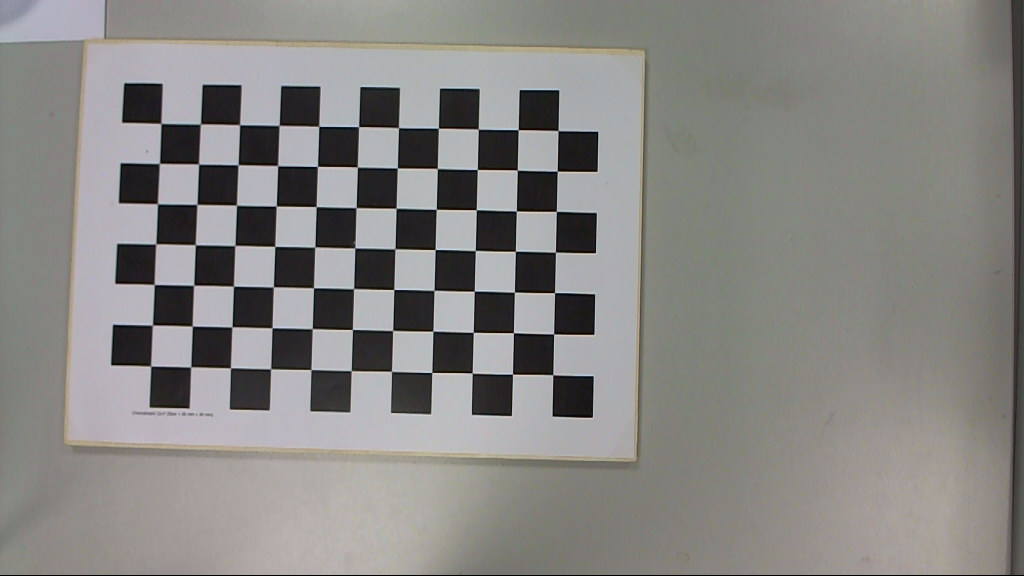
#> input picture data/4/1.jpg, 4096 x 2304 px (shown at 1/4 size); its folder holds 3 pictures in this run
$ python main.py
#> lines starting #> are read from the running program, lines starting #| are printed output that depends on the picture
### src/utils.py
import cv2
import os
import glob
import numpy as np
import geomhelper


DATA_FOLDER_NAME = 'data'
POINTS_FOLDER_NAME = 'points'
RESULTS_FOLDER_NAME = 'results'

CURRENT_FILE = os.path.realpath(__file__)
SRC_FOLDER = os.path.dirname(CURRENT_FILE)
ROOT_FOLDER = os.path.dirname(SRC_FOLDER)

DATA_FOLDER = os.path.join(ROOT_FOLDER, DATA_FOLDER_NAME)
POINTS_FOLDER = os.path.join(ROOT_FOLDER, POINTS_FOLDER_NAME)
RESULTS_FOLDER = os.path.join(ROOT_FOLDER, RESULTS_FOLDER_NAME)

IMG_FILE_EXTENSION = '.JPG'
PTS_FILE_EXTENSION = '.pts.npy'


color1 = (0, 0, 255)
color2 = (55, 160, 255)
color3 = (70, 225, 255)
color4 = (0, 255, 0)
color5 = (255, 0, 0)
color6 = (225, 70, 255)
color7 = (160, 255, 55)
COLOR = [color1, color2, color3, color4, color5, color6, color7]

criteria = (cv2.TERM_CRITERIA_EPS + cv2.TERM_CRITERIA_MAX_ITER, 30, 0.001)

global points


def get_save_address(COLLECTION_NUM, IMAGE_NUM, DO_COLOR, SMOOTHING):
    collection_result_folder = os.path.join(RESULTS_FOLDER, str(COLLECTION_NUM))
    if not os.path.exists(collection_result_folder):
        os.makedirs(collection_result_folder)

    name = "%d-color:%s-smoothing:%s%s" % (IMAGE_NUM, str(DO_COLOR), str(SMOOTHING), IMG_FILE_EXTENSION)

    return os.path.join(collection_result_folder, name)


# [98 lines left out: functions loadPLY, refine_vertices, pointsToCorner, cornerToPoints, not called in this run]


def refinePoints(gray, points):
    if len(points) == 0:
        return points

    corner = pointsToCorner(points)
    cv2.cornerSubPix(gray, corner, (11,11), (-1,-1), criteria)
    points = cornerToPoints(corner)

    return points

def getPoints(img, COLLECTION_NUM, IMAGE_NUM, M, N):
    global points

    imgO = img
    gray = cv2.cvtColor(imgO, cv2.COLOR_BGR2GRAY)

    PTS_COLLECTION_PATH = os.path.join(POINTS_FOLDER, str(COLLECTION_NUM))

    # create directory if not exists
    if not os.path.exists(PTS_COLLECTION_PATH):
        os.makedirs(PTS_COLLECTION_PATH)
    pts_file_name = os.path.join(PTS_COLLECTION_PATH, str(IMAGE_NUM) + PTS_FILE_EXTENSION)
    files = glob.glob(pts_file_name)

    WINDOW_NAME = "get points"
    points = []

    def draw_points(imgO, radius=4, thickness=2):
        global points

        imgD = np.copy(imgO)
        i = 0
        for point in points:
            cv2.circle(imgD, (int(point[0]), int(point[1])), radius, COLOR[int((i/M) % len(COLOR))], thickness)
            i += 1
        return imgD

    # [12 lines left out: function onMouse, not called in this run]

    def GUI():
        global points

        done = False
        while(True):
            points = refinePoints(gray, points)
            imgD = draw_points(imgO)
            cv2.imshow(WINDOW_NAME, imgD)
            cv2.setMouseCallback(WINDOW_NAME, onMouse)
            pressedChar = cv2.waitKey(0)
            if pressedChar == 27:
                # pressed ESC
                break
            elif pressedChar == 13:
                # pressed ENTER
                done = True
                break
            elif pressedChar == 117:
                # pressed U
                if len(points) > 0:
                    points.pop()

            else:
                print('Press one of these:')
                print('\tESC:\t\t to exit')
                print('\tENTER:\t\t to proceed')
                print('\tU:\t\t to remove poins')
        return done

    if len(files) == 1:
        # if file exists load from it
        pts = np.load(files[0])
        points = pts.tolist()

    # show the gui and let the user edit the points
    done = GUI()
    if done:
        # save points
        pts = np.array(points)
        np.save(pts_file_name, pts)

    cv2.destroyWindow(WINDOW_NAME)
    return done, points


def getCollectionPhotos(collectionNum, scale_down_factor=1):
#> called with collectionNum = 4, scale_down_factor = 5
    COLLECTION_PATH = os.path.join(DATA_FOLDER, str(collectionNum))
    print(COLLECTION_PATH)
    wildcard = os.path.join(COLLECTION_PATH, '*' + IMG_FILE_EXTENSION)
    files = glob.glob(wildcard)
    imgs = []

    for f in files:
        cimg = cv2.imread(f)
#> cimg is the input picture: shape (2304, 4096, 3); mean B, G, R 131.5, 134.1, 135.5
        h, w, _ = cimg.shape
#> h = 2304; w = 4096
        cimg = cv2.resize(cimg, (int(w/scale_down_factor), int(h/scale_down_factor)))
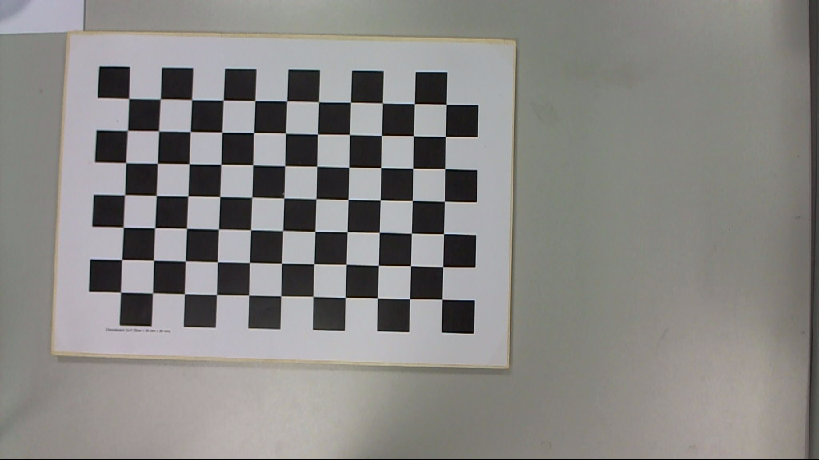
#> cimg: shape (460, 819, 3); mean B, G, R 131.4, 134, 135.4
        imgs.append(cimg)
#> pass 2 of the loop in getCollectionPhotos, `for f in files:`:
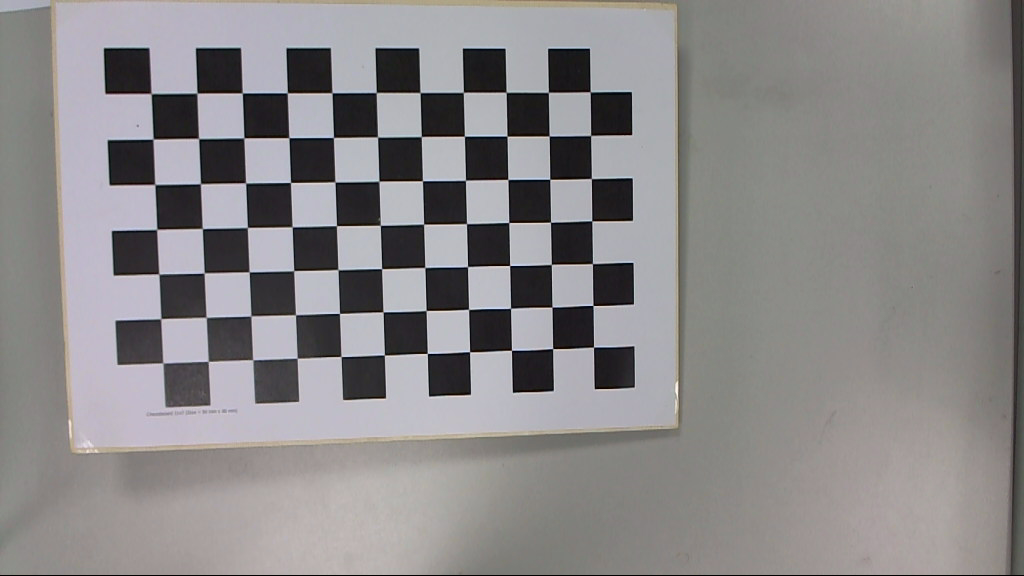
#> input picture data/4/10.jpg, 4096 x 2304 px (shown at 1/4 size)
#> in getCollectionPhotos, cimg is the input picture: shape (2304, 4096, 3); mean B, G, R 136.8, 136, 138.3
#> in getCollectionPhotos, `cimg = cv2.resize(cimg, (int(w/scale_down_factor), int(h/scale_down_fa..`:
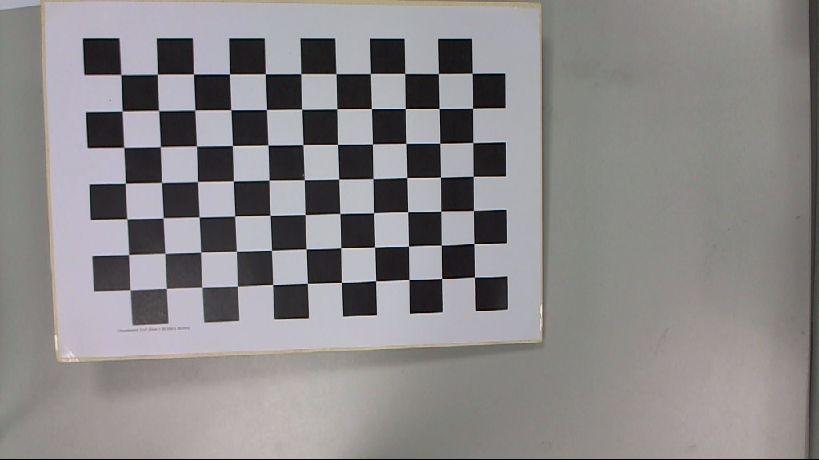
#> cimg: shape (460, 819, 3); mean B, G, R 136.6, 135.8, 138.2
#> pass 3 of the loop in getCollectionPhotos, `for f in files:`:
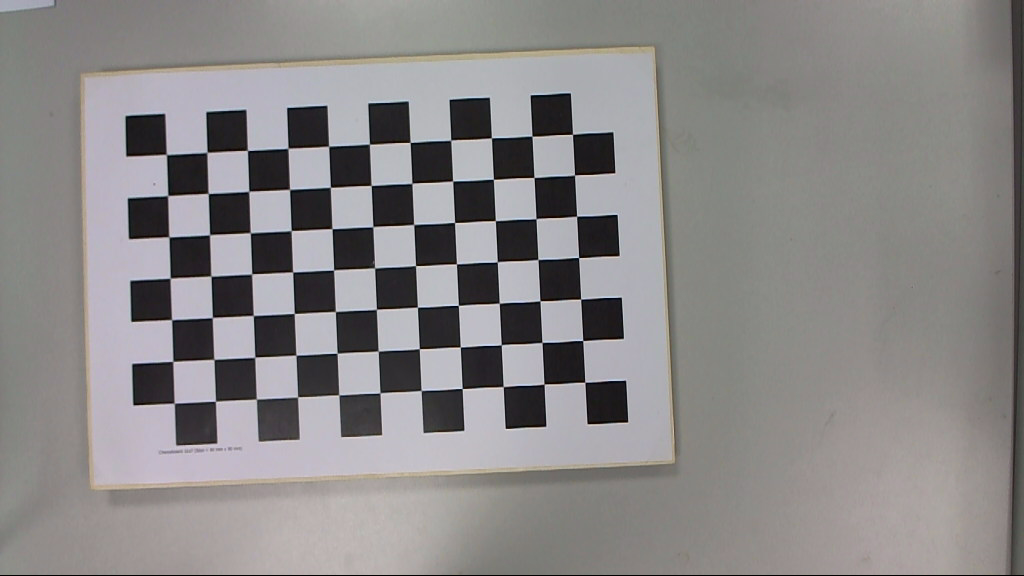
#> input picture data/4/2.jpg, 4096 x 2304 px (shown at 1/4 size)
#> in getCollectionPhotos, cimg is the input picture: shape (2304, 4096, 3); mean B, G, R 135.6, 135.6, 138
#> in getCollectionPhotos, `cimg = cv2.resize(cimg, (int(w/scale_down_factor), int(h/scale_down_fa..`:
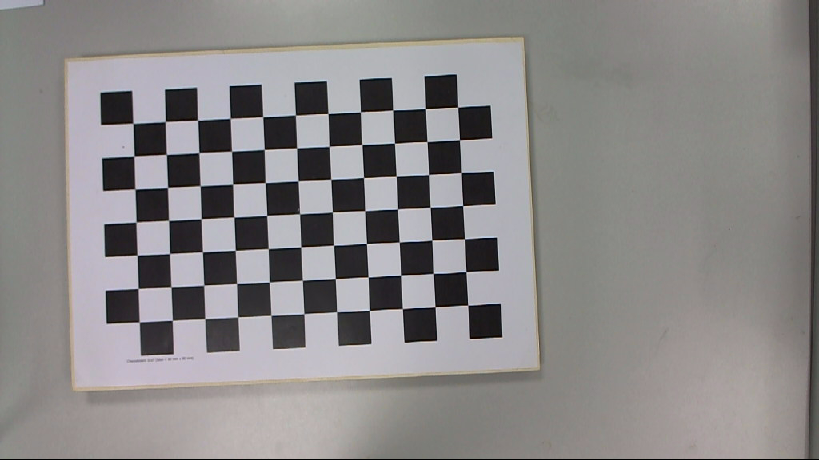
#> cimg: shape (460, 819, 3); mean B, G, R 135.5, 135.5, 137.9

    return imgs


# [77 lines left out: functions prepareObjectPoints, prepareImagePoints, calculateReprojectionError, draw3DAxisLines, calculate_shadow, calculate_colors, not called in this run]


# [3 lines that do not run on import are left out]

### src/geomhelper.py
from math import sqrt
import numpy as np


""" Helper functions """

def dot(a, b):
    return a[0] * b[0] + a[1] * b[1] + a[2] * b[2]


def scale(a, s):
    return [a1 * s for a1 in a]


def add(a,b):
    return [a1 + b1 for (a1, b1) in zip(a,b)]


def sub(a, b):
    return [a1 - b1 for (a1, b1) in zip(a, b)]


def normalize(l):
    l_norm = sqrt(l[0] ** 2 + l[1] ** 2 + l[2] ** 2)
    if l_norm == 0:
        return [0, 0, 0]
    return [l1/l_norm for l1 in l]


# [6 lines left out: function cross, not called in this run]


class Plane(object):
    # [18 lines left out: functions __init__, plane_normal_from_three_points, interset_line, not called in this run]


class Line(object):
    # [5 lines left out: function __init__, not called in this run]

    def at_t(self, t):
        return add(self.l0, scale(self.l, t))

### src/main.py
from utils import getCollectionPhotos, \
                  getPoints, \
                  calculateReprojectionError, \
                  loadPLY, \
                  refine_vertices, \
                  prepareImagePoints, \
                  prepareObjectPoints, \
                  pointsToCorner, \
                  draw3DAxisLines, \
                  calculate_shadow, \
                  calculate_colors, \
                  get_save_address
import cv2
import numpy as np
from geomhelper import normalize
import math


def calibrateCamera(objPoints, imgPoints, imgShape):
    ret, mtx, dist, rvecs, tvecs = cv2.calibrateCamera(objPoints, imgPoints, (imgShape[0], imgShape[1]), None, None)

    return ret, mtx, dist, rvecs, tvecs


def drawAxis(img, corners, rvecs, tvecs, mtx, dist, scale=1):
    axis = np.float32([[1, 0, 0], [0, 1, 0], [0, 0, -1]])

    axis = axis * scale

    imgpts, _jac = cv2.projectPoints(axis, np.array(rvecs), np.array(tvecs), mtx, dist)
    img = draw3DAxisLines(img, corners[0], imgpts)


def get_z_scales():
    Z_SCALES = np.ones((100, 10)) * -1
    Z_SCALES[3, 3] = 1
    Z_SCALES[8, 2] = 3
    Z_SCALES[8, 3] = 3
    Z_SCALES[4, 1] = -2
    Z_SCALES[4, 2] = -0.5
    Z_SCALES[4, 3] = 1
    Z_SCALES[5, 3] = 2.5
    return Z_SCALES


def main():

    Z_SCALES = get_z_scales()

    """ What Image to Choose """
    COLLECTION_NUM = 4
    IMAGE_NUM = 3  # 1, 2 or 3

    """ Calibration Parameters """
    M = 8  # 8
    N = 7  # 7
    SCALE = 20

    """ Shadow Parameter """
    l = [-1 * math.cos(math.radians(60)), 0, math.sin(math.radians(60))]
    l = normalize(l)
    transparency = 0.7
    DO_SHADOW = True
    DO_COLOR = True
    SMOOTHING = True

    """ Actual calculations begin """
    imgs = getCollectionPhotos(COLLECTION_NUM, scale_down_factor=5)
#> imgs = 3 items
    img = imgs[IMAGE_NUM - 1]
    done, points = getPoints(img, COLLECTION_NUM, IMAGE_NUM, M, N)
#> in getPoints, `gray = cv2.cvtColor(imgO, cv2.COLOR_BGR2GRAY)`:
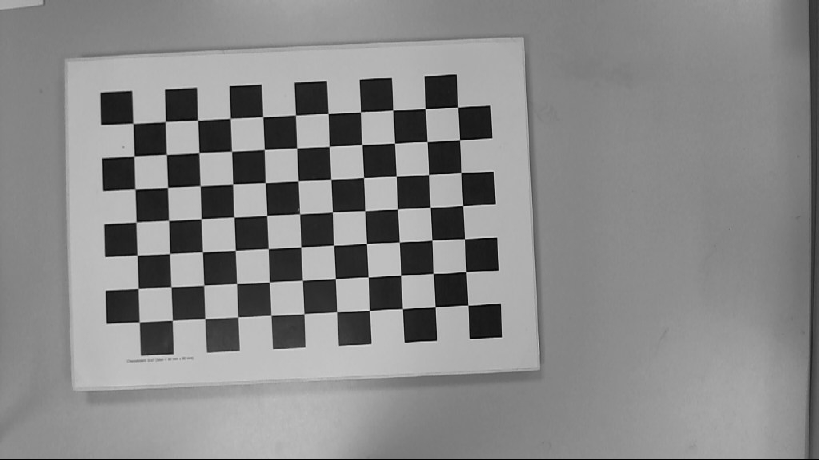
#> gray: shape (460, 819); min 0, max 224, mean 136.2
#> in GUI, `points = refinePoints(gray, points)`: points = []
#> after the loop in draw_points, `for point in points:`: i = 0
#> (key Esc is pressed here)
#> done = False; points = []
    SAVE_ADDRESS = get_save_address(COLLECTION_NUM, IMAGE_NUM, DO_COLOR, SMOOTHING)

    if done:
        if len(points) != M * N:
            print("Not enough points")
            print('Run again and complete it')
        else:
            corners = pointsToCorner(points)
            imgPoints = prepareImagePoints(corners)
            objPoints = prepareObjectPoints(M, N, SCALE)
            _ret, mtx, dist, rvecs, tvecs = calibrateCamera(objPoints, imgPoints, img.shape)

            imgAxis = img.copy()

            drawAxis(imgAxis, corners, rvecs, tvecs, mtx, dist, SCALE)
            cv2.imshow("original image with 3D axis", imgAxis)
            key = cv2.waitKey(0)
            if key == 27:
                exit();
            cv2.destroyAllWindows()

            vertices, faces = loadPLY()
            vertices = refine_vertices(vertices, Z_SCALES[COLLECTION_NUM, IMAGE_NUM])

            vertices[:, 0] = vertices[:, 0] + 180

            shadowPoints = calculate_shadow(vertices, l, DO_SHADOW)
            objectColors = calculate_colors(vertices, faces, l, DO_COLOR, SMOOTHING)

            objectImagePoints, _jac = cv2.projectPoints(vertices, np.array(rvecs), np.array(tvecs), mtx, dist)
            shadowImagePoints, _jac = cv2.projectPoints(shadowPoints, np.array(rvecs), np.array(tvecs), mtx, dist)

            imgShape = img.copy()
            imgShadow = img.copy()

            if DO_SHADOW:
                for p in shadowImagePoints:
                    cv2.circle(imgShadow, (int(p[0][0]), int(p[0][1])), 1, (0, 0, 0), -1)
                imgShape = cv2.addWeighted(imgShape, (1 - transparency), imgShadow, transparency, 0)

            for p_ind in range(objectImagePoints.shape[0]):
                p = objectImagePoints[p_ind]
                p_color = int(objectColors[p_ind])
                cv2.circle(imgShape, (int(p[0][0]), int(p[0][1])), 1, (p_color, p_color, p_color), -1)

            cv2.imshow("image with object and shadow", imgShape)
            cv2.imwrite(SAVE_ADDRESS, imgShape)
            cv2.waitKey(0)
            cv2.destroyAllWindows()


if __name__ == '__main__':
    main()
